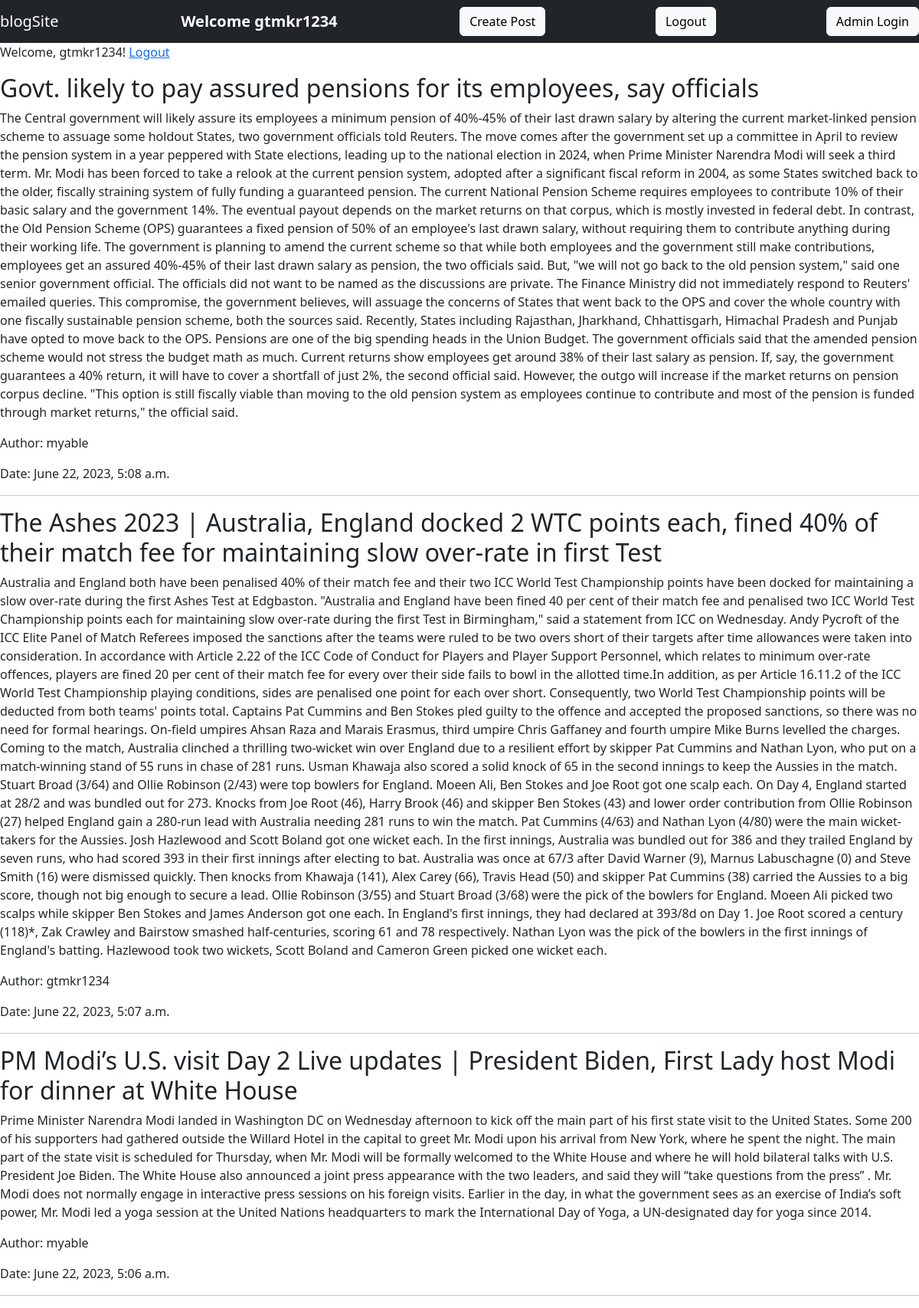
The app's page / (signed in) with its own data.
### blog/models.py (models this page shows, shortened)
class BlogPost(models.Model):
    title = models.CharField(max_length=200)
    content = models.TextField()
    author = models.ForeignKey(User, on_delete=models.CASCADE)
    publication_date = models.DateTimeField(auto_now_add=True)

### blog/views.py (the view)
# urls.py: path('', views.home, name='home'),
def home(request):
    posts = BlogPost.objects.order_by('-publication_date')
    return render(request,"blog/index.html",{'posts': posts})

### blog/templates/blog/index.html
{% extends 'blog/base.html' %}
{% block content %}
{% if user.is_authenticated %}
  <p>Welcome, {{ user.username }}! <a href="{% url 'logout' %}">Logout</a></p>
{% endif %}
{% for post in posts %}
  <h2>{{ post.title }}</h2>
  <p>{{ post.content }}</p>
  <p>Author: {{ post.author }}</p>
  <p>Date: {{ post.publication_date }}</p>
  <hr>
{% endfor %}
{% endblock %}

### blog/templates/blog/base.html (shortened to what this page needs)
<!DOCTYPE html>
<html lang="en">
    {% load static %}
<head>
    <link rel="stylesheet" href="{% static '/blog/css/styles.css' %}">
    <link href="https://cdn.jsdelivr.net/npm/bootstrap@5.3.0-alpha1/dist/css/bootstrap.min.css" rel="stylesheet">
</head>
<body>
    <nav class="navbar bg-dark row">
        <div class="container-fluid">
          <a class="navbar-brand" href="{% url 'home' %}">
            blogSite
          </a>
          {% if user.is_authenticated %}
        <b class="navbar-brand">
            Welcome {{user.username}}
        </b>
        <a href="{% url 'create_post' %}"><button class="btn btn-light " type="button">Create Post</button></a>
        <a href="{% url 'logout' %}"><button class="btn btn-light " type="button">Logout</button></a>
        {% else %}
      <a href="{% url 'login' %}"><button class="btn btn-light " type="button">Login</button></a>
      <a href="{% url 'register' %}"><button class="btn btn-light " type="button">Register</button></a>
        {% endif %}
        <a href="/admin"><button class="btn btn-light " type="button">Admin Login</button></a>
        </div>
      </nav>
    {% block content %}
    {% endblock %}
</body>
</html>

### blog/static/blog/css/styles.css (style rules this page uses)
body { background-color: palegoldenrod; }
.navbar-brand { color: white !important; font-size: 18pt; }

### records on screen
BlogPost: title "Govt. likely to pay assured pensions for its employees, say officials", content "The Central government will likely assure its employees a minimum pension of 40%-45% of their last drawn salary by altering the current market-linked pension scheme to assuage some holdout States, two government officials told Reuters. The move comes after the government set up a committee in April to review the pension system in a year peppered with State elections, leading up to the national election in 2024, when Prime Minister Narendra Modi will seek a third term. Mr. Modi has been forced to take a relook at the current pension system, adopted after a significant fiscal reform in 2004, as some States switched back to the older, fiscally straining system of fully funding a guaranteed…", author "myable", publication_date "June 22, 2023, 5:08 a.m."
BlogPost: title "The Ashes 2023 | Australia, England docked 2 WTC points each, fined 40% of their match fee for maintaining slow over-rate in first Test", content "Australia and England both have been penalised 40% of their match fee and their two ICC World Test Championship points have been docked for maintaining a slow over-rate during the first Ashes Test at Edgbaston. \"Australia and England have been fined 40 per cent of their match fee and penalised two ICC World Test Championship points each for maintaining slow over-rate during the first Test in Birmingham,\" said a statement from ICC on Wednesday. Andy Pycroft of the ICC Elite Panel of Match Referees imposed the sanctions after the teams were ruled to be two overs short of their targets after time allowances were taken into consideration. In accordance with Article 2.22 of the ICC Code of…", author "gtmkr1234", publication_date "June 22, 2023, 5:07 a.m."
BlogPost: title "PM Modi’s U.S. visit Day 2 Live updates | President Biden, First Lady host Modi for dinner at White House", content "Prime Minister Narendra Modi landed in Washington DC on Wednesday afternoon to kick off the main part of his first state visit to the United States. Some 200 of his supporters had gathered outside the Willard Hotel in the capital to greet Mr. Modi upon his arrival from New York, where he spent the night. The main part of the state visit is scheduled for Thursday, when Mr. Modi will be formally welcomed to the White House and where he will hold bilateral talks with U.S. President Joe Biden. The White House also announced a joint press appearance with the two leaders, and said they will “take questions from the press” . Mr. Modi does not normally engage in interactive press sessions on his…", author "myable", publication_date "June 22, 2023, 5:06 a.m."

### other values on screen
{{ user.username }} "gtmkr1234"
